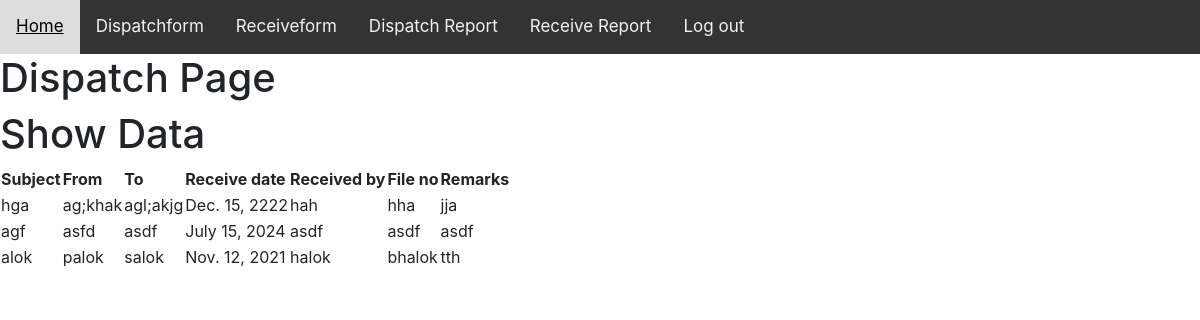
Screenshot of /stqcapp/getreceive with the database file from the repository.
### stqcapp/models.py (models this page shows, shortened)
class receiveform(models.Model):
    Subject=models.CharField(max_length=100)
    From=models.CharField(max_length=100)
    To=models.CharField(max_length=100)
    Receive_date=models.DateField(null=True)
    Received_by=models.CharField(max_length=100)
    File_no=models.CharField(max_length=100)
    Remarks=models.CharField(max_length=100)

### stqcapp/views.py (the view)
# urls.py: path('getreceive',views.getreceive,name='getreceive')
def getreceive(request):
    get_data_rec=receiveform.objects.all()
    data3={
        'receiveForm':get_data_rec
    }
    return render(request,'getreceive.html',data3)

### templates/getreceive.html (shortened to what this page needs)
{% extends "base.html" %}
{% block body %}
<html>
<head>
    <link rel="stylesheet" href="https://maxcdn.bootstrapcdn.com/bootstrap/4.5.2/css/bootstrap.min.css">
    <link rel="stylesheet" href="http://ajax.aspnetcdn.com/ajax/jquery.dataTables/1.9.4/css/jquery.dataTables.css">
</head>
    <h1>Dispatch Page</h1>
{% if receiveForm %}
 <h1>Show Data</h1>
<table id="disprec">
<thead>
    <tr>
        <th>Subject</th>
        <th>From</th>
        <th>To</th>
        <th>Receive date</th>
        <th>Received by</th>
        <th>File no</th>
        <th>Remarks</th>
    </tr>
</thead>
{% for receiveForm in receiveForm  %}
    <tr>
        <td>{{receiveForm.Subject}}</td>
        <td>{{receiveForm.From}}</td>
        <td>{{receiveForm.To}}</td>
        <td>{{receiveForm.Receive_date}}</td>
        <td>{{receiveForm.Received_by}}</td>
        <td>{{receiveForm.File_no}}</td>
        <td>{{receiveForm.Remarks}}</td>
 </tr>
{%endfor%}
</table>
{% else %}
<h1>No Data</h1>
{% endif %}
{% endblock body %}

### templates/base.html (shortened to what this page needs)
<!DOCTYPE html>
<html>
<head>
<link rel="stylesheet" href="https://cdnjs.cloudflare.com/ajax/libs/font-awesome/4.7.0/css/font-awesome.min.css">
</head>
<body>
<div class="topnav" id="myTopnav">
  <a href="{%url 'dashboard' %}" >Home</a>
  <a href="{%url 'dispatchform' %}" >Dispatchform</a>
  <a href="{%url 'receiveform' %}">Receiveform</a>
  <a href="{%url 'getdispatchform'%}">Dispatch Report</a>
  <a href="{%url 'getreceive'%}">Receive Report</a>
  <a href="{%url 'loginfinal'%}">Log out</a>
</div>
{% block body %}{% endblock body %}
</body>
</html>

### templates/base.html (style rules this page uses)
body { margin: 0; font-family: Arial, Helvetica, sans-serif; }
.topnav { overflow: hidden; background-color: #333; }
.topnav a { float: left; display: block; color: #f2f2f2; text-align: center; padding: 14px 16px; text-decoration: none; font-size: 17px; }

### rows the page displays
receiveform: Subject "hga", From "ag;khak", To "agl;akjg", Receive_date "Dec. 15, 2222", Received_by "hah", File_no "hha", Remarks "jja"
receiveform: Subject "agf", From "asfd", To "asdf", Receive_date "July 15, 2024", Received_by "asdf", File_no "asdf", Remarks "asdf"
receiveform: Subject "alok", From "palok", To "salok", Receive_date "Nov. 12, 2021", Received_by "halok", File_no "bhalok", Remarks "tth"
